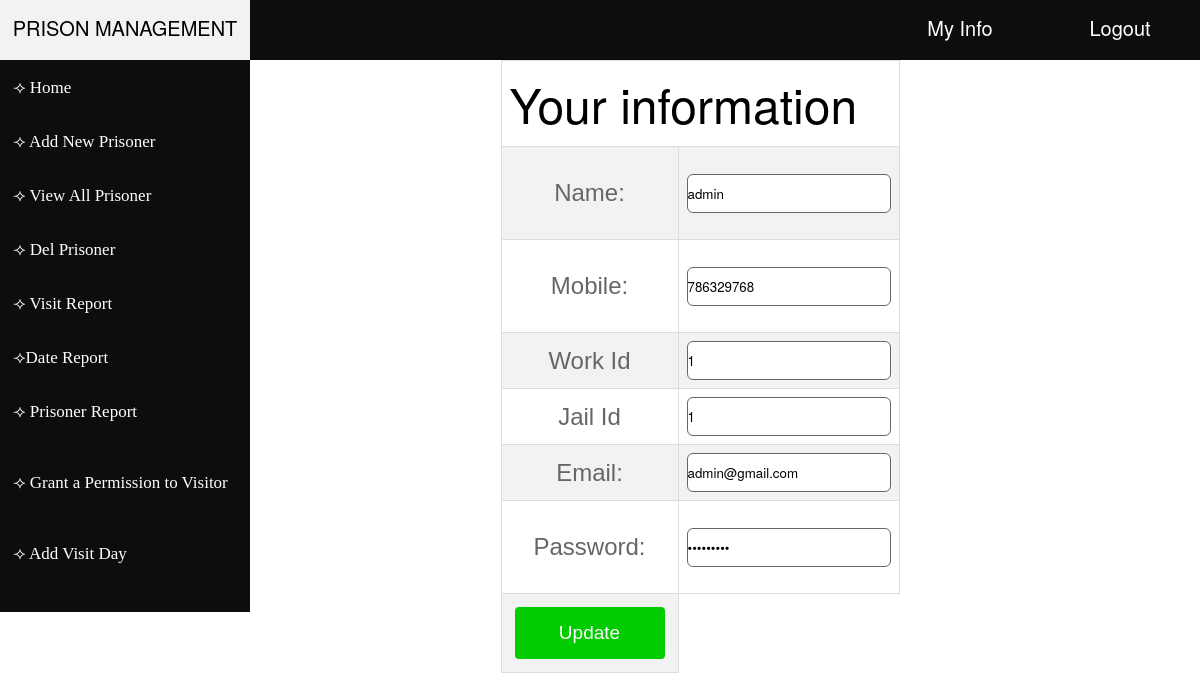
The app's page /UpdateAdminAccount.php (signed in) with its own data.
### tables this page shows
CREATE TABLE `super_user` (
  `SUPERID` int(255) NOT NULL,
  `EMAIL` varchar(255) NOT NULL,
  `MOBILE_NO` int(11) NOT NULL,
  `SUPER_NAME` varchar(255) NOT NULL,
  `WORK_ID` int(255) NOT NULL,
  `JAIL_ID` int(255) NOT NULL,
  `PASSWORD` varchar(255) NOT NULL
);

### UpdateAdminAccount.php (the view, shortened to what this page needs)
<?php
require 'connection.php';
?>
<?php
	$User= $_SESSION["SUPERID"];
	$result = $conn-> query("select * from super_user where SUPERID='$User'");
		$row = $result ->fetch_array(MYSQLI_BOTH);
?>
<!doctype html>
<html>
<head>
<link href="css/Layout.css" rel="stylesheet" type="text/css" />
<link href="css/Menu.css" rel="stylesheet" type="text/css" />
<link href="css/LeftSidePanel.css" rel="stylesheet" type="text/css" />
<link href="css/botton.css" rel="stylesheet" type="text/css" />
<link href="css/dropdown.css" rel="stylesheet" type="text/css"/>
<link href="css/tableoutside.css" rel="stylesheet" type="text/css"/>
</head>
<body>
<div id="Holder">
  <div id="Navbar">
    <nav>
	  <ul>
		<li><a href="AdminLogOut.php" title="Logout">Logout</a></li>
	    <li><a href="UpdateAdminAccount.php" title="My Info">My Info</a></li>
	  <li id="Logo"><a href="AdminAccount.php" title="PRISON MANGEMENT">PRISON MANAGEMENT</a>
	</ul>
  </nav>
</div>
  <div id="Content">
<div id="contentLeft">
	  <table width="100%" align="left" cellpadding="11px">
	  <tbody>
			      <tr>
			        <td><a href="AdminAccount.php" title="home">⟢ Home</a></td>
		          </tr>
			      <tr>
			        <td><a href="adminAddPrisoner.php" title="add prisoner">⟢ Add New Prisoner</a></td>
		          </tr>
			      <tr>
			        <td><a href="adminViewPrisoner.php" title="view prisoner">⟢ View All Prisoner</a></td>
		          </tr>
			      <tr>
			        <td><a href="adminDelPrisoner.php" title="del prisoner">⟢ Del Prisoner</a></td>
		          </tr>
			    <tr>
				<td><a href="adminViewVisitor.php">⟢ Visit Report</a></td>
		        </tr>
				<tr>
			      <td><a href="adminreport.php">⟢Date Report</a></td>
		        </tr>
				<tr>
			      <td><a href="adminreportp.php">⟢ Prisoner Report</a></td>
		        </tr>
			    <tr>
			      <td><p><a href="adminGrants.php" title="grant permission to visitor">⟢ Grant a Permission to Visitor</a></p></td>
		        </tr>
				<tr>
		        	<td><a href="adminaddvisitday.php">⟢ Add Visit Day</a></td>
		        </tr>
      </table>
			  <h2>&nbsp;</h2>
	</div>
    <div id="contentRight" align="center">
      <form action="" style="StyleTextField" id="form1" name="form1" method="post" >
        <table width="54%" border="0" id="tableout">
          <tbody>
            <tr>
              <td colspan="2"><h1>Your information</h1></td>
            </tr>
            <tr>
              <td><p>
                <label for="Fname">Name:</label>
              </p></td>
              <td><input name="SUPER_NAME" type="text" autofocus required class="StyleTextField" id="SUPER_NAME" value="<?php echo $_SESSION["SUPER_NAME"]= $row["SUPER_NAME"]; ?>"></td>
            </tr>
            <tr>
              <td><p>
                <label for="Username">Mobile:</label>
              </p></td>
              <td><input name="MOBILE_NO" type="text" required class="StyleTextField" id="MOBILE_NO" value="<?php echo $_SESSION["MOBILE_NO"]= $row['MOBILE_NO']; ?>"></td>
            </tr>
            <tr>
              <td>Work Id</td>
              <td><input name="WORK_ID" type="text" required class="StyleTextField" id="WORK_ID" value="<?php echo $_SESSION["WORK_ID"]= $row['WORK_ID']; ?>"></td>
            </tr>
            <tr>
              <td>Jail Id</td>
              <td><input name="JAIL_ID" type="text" required class="StyleTextField" id="JAIL_ID" value="<?php echo $_SESSION["JAIL_ID"]= $row['JAIL_ID']; ?>" readonly="readonly"></td>
            </tr>
            <tr>
              <td><label for="Email">Email:</label></td>
              <td><input name="EMAIL" type="email" required class="StyleTextField" id="EMAIL" value="<?php echo $_SESSION["EMAIL"]= $row['EMAIL']; ?>"></td>
            </tr>
            <tr>
              <td><p>
                <label for="password">Password:</label>
              </p></td>
              <td><input name="PASSWORD" type="password" required class="StyleTextField" id="PASSWORD" value="<?php echo $_SESSION["PASSWORD"]= $row['PASSWORD']; ?>"></td>
            </tr>
            <tr>
              <td style="text-align: center"><button class="button" style="vertical-align:middle" type="submit" name="Update" id="Update" value="Update"><span>Update </span></button></td>
            </tr>
          </tbody>
        </table>
      </form>
    </div>
  </div>
  <div id="Footer"></div>
</div>
</body>
</html>

### css/Layout.css (style rules this page uses)
body { margin:0; padding:0; }
body, html { height: 100%; }
#Holder { width: 100%; height: 100%; margin-left: auto; margin-right: auto; }
#Navbar { height: 60px; background-color: rgb(13,13,13); }
#Content { height: auto; clear: both; overflow: auto; text-align: center; }
#contentLeft { height: auto; width: 250px; float: left; background-color: rgb(13,13,13); }
#contentRight { width: 75%; float:left; }
#Footer { height: 100px; text-align: right; font-size: 16px; }
h1 { margin: 0px; color: #000000; font-family: Gotham, Helvetica Neue, Helvetica, Arial," sans-serif"; font-weight: lighter; text-align: left; }
h2 { margin: 0; font-family: Gotham, Helvetica Neue, Helvetica, Arial," sans-serif"; font-weight: bolder; color: #666; }
.StyleTextField { border: 1px solid #666; border-radius: 6px; width: 200px; height: 35px; font-family: Gotham, Helvetica Neue, Helvetica, Arial," sans-serif"; padding-left: 0; }

### css/Menu.css (style rules this page uses)
nav ul { margin:0; padding: 0; font-family: Gotham, Helvetica Neue, Helvetica, Arial," sans-serif"; }
nav ul a { color: #000000; }
#Logo { float: left; width: 250px; font-size: 20px; }
nav ul li { list-style-type: none; float: right; display: block; width: 160px; height: 60px; text-align: center; line-height: 55px; }
nav ul li a { text-decoration: none; color: #FFFFFF; font-size: 20px; }

### css/LeftSidePanel.css (style rules this page uses)
#contentLeft { list-style-type: none; float: left; display: block; width: 250px; text-align: left; line-height: 30px; font-size: 17px; }
#contentLeft table td a { text-decoration: none; color: #FFFFFF; }

### css/botton.css (style rules this page uses)
.button { display: inline-block; border-radius: 4px; background-color: #00cc00; border: none; color: #FFFFFF; text-align: center; font-size: 19px; padding: 15px; width: 150px; transition: all 0.5s; cursor: pointer; margin: 5px; }
.button span { cursor: pointer; display: inline-block; position: relative; transition: 0.5s; }
.button span:after { content: '\00bb'; position: absolute; opacity: 0; top: 0; right: -20px; transition: 0.5s; }

### css/tableoutside.css (style rules this page uses)
#tableout { font-family: "Trebuchet MS", Arial, Helvetica, sans-serif; border-collapse: collapse; width: 30%; }
#tableout td, #customers th { border: 1px solid #ddd; padding: 8px; text-align: center; font-size: 24px; color: #666666; }
#tableout tr:nth-child(even) { background-color: #f2f2f2; }

### records on screen
super_user: SUPER_NAME "admin", MOBILE_NO "786329768", WORK_ID "1", JAIL_ID "1", EMAIL "admin@gmail.com"
